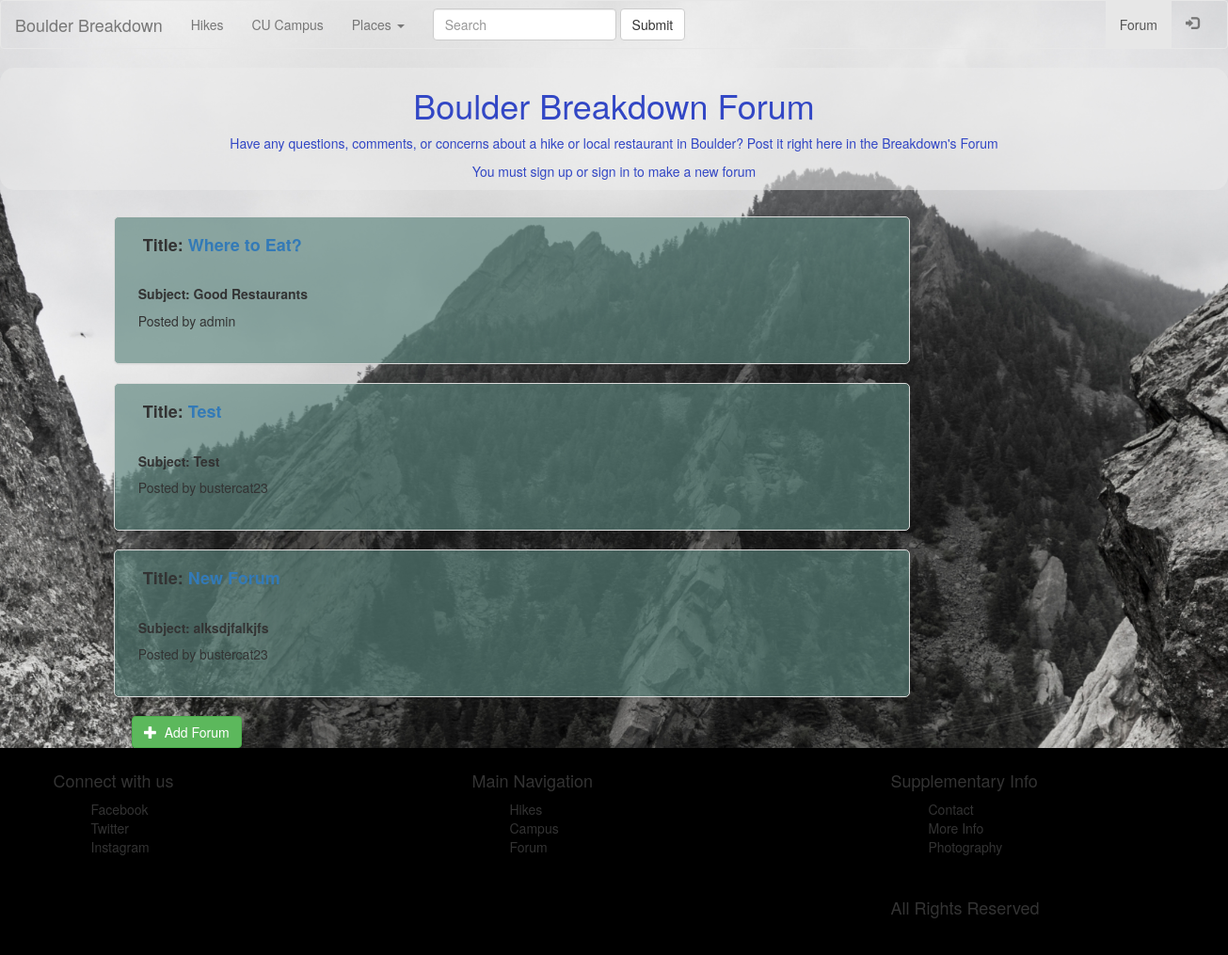
The app's page /forum/ with its own data.
### forum/models.py (models this page shows, shortened)
class Forum(models.Model):
	user = models.ForeignKey(settings.AUTH_USER_MODEL, default=1)
	article_title = models.CharField(max_length=250)
	article_subject = models.CharField(max_length=250)
	article_body = models.TextField(max_length=2000)

### forum/views.py (the view)
def index(request):
	all_forums = Forum.objects.all()
	return render(request, 'forum/index.html', {'all_forums': all_forums})

### forum/templates/forum/index.html
{% extends 'forum/base.html' %}
{% block forum_active %}active{% endblock %}
{% block body %}
<div class="container-fluid">
	<div class="row">
		<div class="col-sm-12" id="ForumInfo">
			<h1>Boulder Breakdown Forum</h1>
			<p>Have any questions, comments, or concerns about a hike or local restaurant in Boulder? Post it right here in the Breakdown's Forum</p>
			<p>You must sign up or sign in to make a new forum</p>
		</div>
	</div>
	{% for forum in all_forums %}
	<div class="row">
		<div class="col-md-10">
			<div class="panel panel-default" id="ForumPost">
				<div class="panel-header">
					<h4 id="ForumTitle"><strong>Title: <a href="{% url 'forum:detail' forum.id %}">
					{{ forum.article_title }}</a></strong></h4>
				</div>
				<div class="panel-body">
					<h5><strong>Subject: {{ forum.article_subject }}</strong></h5>
					<p>Posted by {{ forum.user }}</p>
				</div>
			</div>
		</div>
	</div>
	{% endfor %}
		<div class="col-sm-12" style="margin-left:110px;">
                <a href="{% url 'forum:create_forum' %}">
                    <button type="button" class="btn btn-success">
                        <span class="glyphicon glyphicon-plus"></span>&nbsp; Add Forum
                    </button>
                </a>
        </div>
</div>
{% endblock %}

### hikes/static/hikes/style.css (style rules this page uses)
body { background-image: url(../hikes/img/bw_mountain.jpg); background-repeat: no-repeat; background-size: cover; background-attachment: fixed; }
.panel { margin-left: 10%; margin-right: 10%; background:rgba(255,255,255,0.25); }
#ForumInfo { color: #3247c5; text-align: center; background:rgba(235,235,235,0.5); border-radius: 15px; margin-bottom: 2em; }
#ForumPost { background: rgba(91, 132, 125, 0.66); border-radius: 5px; padding: 10px 10px 10px; }
#ForumTitle { margin-left: 20px }

### records on screen
Forum: article_title "Where to Eat?", article_subject "Good Restaurants", user "admin"
Forum: article_title "Test", article_subject "Test", user "bustercat23"
Forum: article_title "New Forum", article_subject "alksdjfalkjfs", user "bustercat23"
